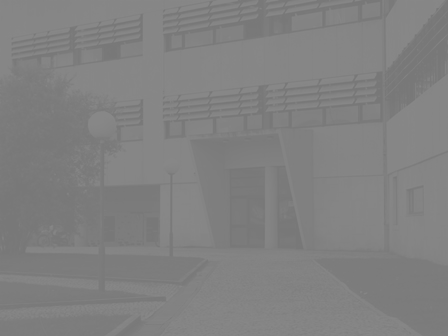
#> input picture 1oAno/1oSemestre/VC/Aula2/DETI.png, 448 x 336 px
$ python Aula_02_ex_05.py
#> lines starting #> are read from the running program, lines starting #| are printed output that depends on the picture; after the words box and inside, x2 and y2 are one past the last pixel; in counts of white or black regions, pixels touching at a corner belong together
# Aula_02_ex_05.py
#
# Historam visualization with openCV
#
# Filipe Gonçalves - 09/2022

# import
import cv2
import numpy as np

####################
# Compute Histogram
####################
def compute_histogram(image,histSize, histRange):
	# Compute the histogram
	hist_item = cv2.calcHist([image], [0], None, [histSize], histRange)
	return hist_item

##########################################
# Drawing with openCV
# Create an image to display the histogram
def histogram2image(hist_item, histSize, histImageWidth, histImageHeight, color):

	histImage = np.zeros((histImageWidth, histImageHeight, 1), np.uint8)

	# Width of each histogram bar
	binWidth = int(np.ceil(histImageWidth * 1.0 / histSize))

	# Normalize values to [0, histImageHeight]
	cv2.normalize(hist_item, hist_item, 0, histImageHeight, cv2.NORM_MINMAX)

	# Draw the bars of the nomrmalized histogram
	for i in range(histSize):
		cv2.rectangle(histImage, (i * binWidth, 0), ((i + 1) * binWidth, int(hist_item[i])), color, -1)

	# ATTENTION : Y coordinate upside down
	histImage = np.flipud(histImage)

	return histImage


# histogram variables
histSize = 256
histRange = [0, 256]
histImageWidth = 512
histImageHeight = 512
color = (125)

# Read the image
image = cv2.imread( "DETI.png", cv2.IMREAD_UNCHANGED )
#> image is the input picture: shape (336, 448, 3); min 120, max 135, mean 128.6

# Image characteristics
height, width = image.shape[0:2]
#> height = 336; width = 448

if len(image.shape) == 3:
    # Turn image into gray scale
    image = cv2.cvtColor(image, cv2.COLOR_BGR2GRAY)
#> image: shape (336, 448)

# Create a vsiualization window (optional)
# CV_WINDOW_AUTOSIZE : window size will depend on image size
cv2.namedWindow( "Contrast Stretchng", cv2.WINDOW_AUTOSIZE )

# # Show the image
cv2.imshow( "Original", image )

# Original Image Histogram
hist_item =  compute_histogram(image, histSize, histRange)
#> in compute_histogram, `hist_item = cv2.calcHist([image], [0], None, [histSize], histRange)`: hist_item = 256 values, max 26462 at index 134, min 0 at index 0, mean 588
histImage =  histogram2image(hist_item, histSize, histImageWidth, histImageHeight, color)
#> after the loop in histogram2image, `for i in range(histSize):`:
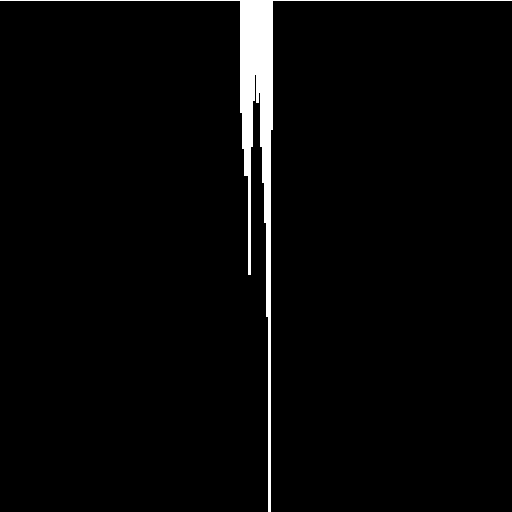
#> histImage: shape (512, 512, 1); values 0 (black) and 125 (white), 2.7% white; 1 white region, box (x1, y1, x2, y2) and area: (0, 0, 512, 512) 7041
#> in histogram2image, `histImage = np.flipud(histImage)`:
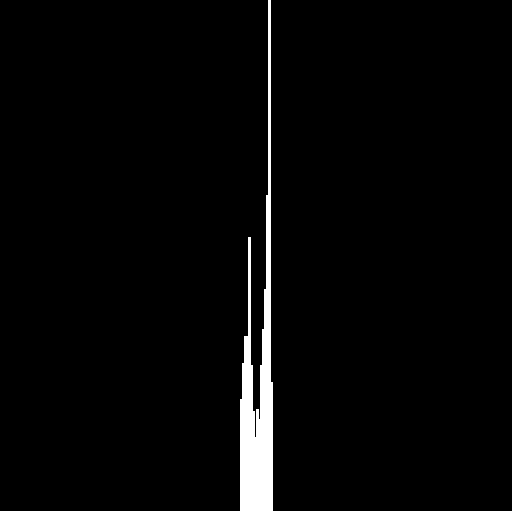
#> histImage: shape (512, 512, 1); values 0 (black) and 125 (white), 2.7% white; 1 white region, box (x1, y1, x2, y2) and area: (0, 0, 512, 512) 7041
cv2.imshow('Original Image Histogram', histImage)

# Contrast Stretching
minL, maxL, minP, maxP = cv2.minMaxLoc(image)
#> minL = 120; maxL = 135; minP = (259, 0); maxP = (75, 0)

contrast_image = image.copy()

for x in range(height):
    for y in range(width):
        contrast_image[x][y] = int(((image[x][y] - minL) / (maxL - minL)) * 255)
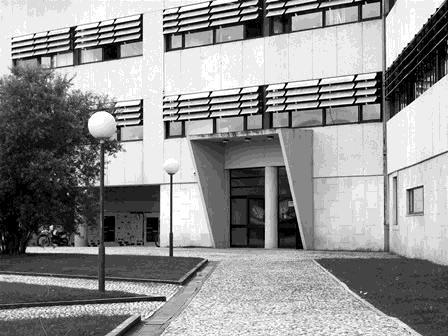
#> contrast_image: shape (336, 448); min 0, max 255, mean 145.9


cv2.imshow( "Contrast Stretchng", contrast_image )

# Contrast Image Histogram
hist_item = compute_histogram(contrast_image.astype(np.float32), histSize, histRange)
#> hist_item = 256 values, max 26462 at index 238, min 0 at index 1, mean 588
histImage = histogram2image(hist_item, histSize, histImageWidth, histImageHeight, color)
#> call 2 of histogram2image, with hist_item = array of shape (256, 1), histSize = 256, histImageWidth = 512, histImageHeight = 512, color = 125
#> after the loop in histogram2image (call 2), `for i in range(histSize):`:
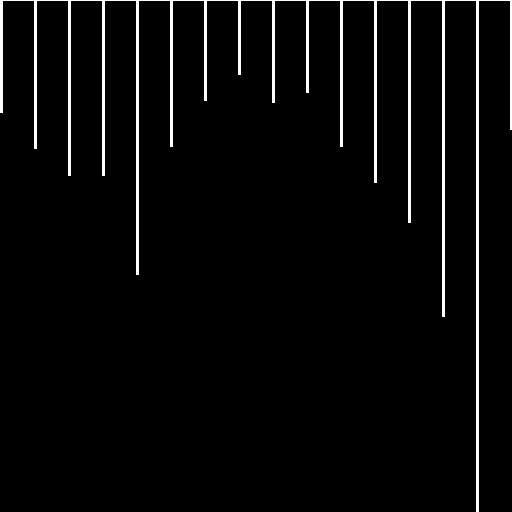
#> histImage: shape (512, 512, 1); values 0 (black) and 125 (white), 3.5% white; 1 white region, box (x1, y1, x2, y2) and area: (0, 0, 512, 512) 9095
#> in histogram2image (call 2), `histImage = np.flipud(histImage)`:
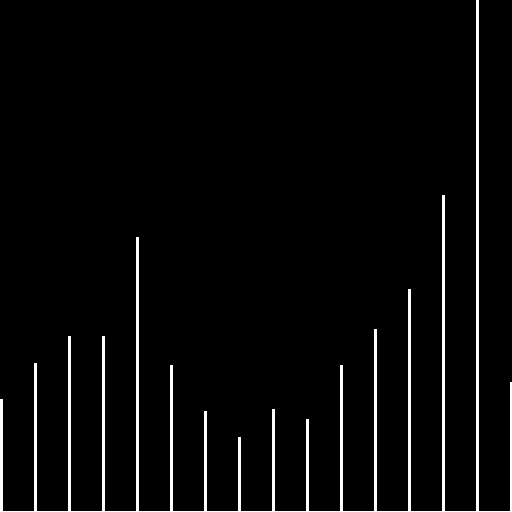
#> histImage: shape (512, 512, 1); values 0 (black) and 125 (white), 3.5% white; 1 white region, box (x1, y1, x2, y2) and area: (0, 0, 512, 512) 9095
cv2.imshow('Contrast Stretchng Histogram', histImage)

# Wait
cv2.waitKey()

# Destroy the window -- might be omitted
cv2.destroyWindow( "Display window" )
